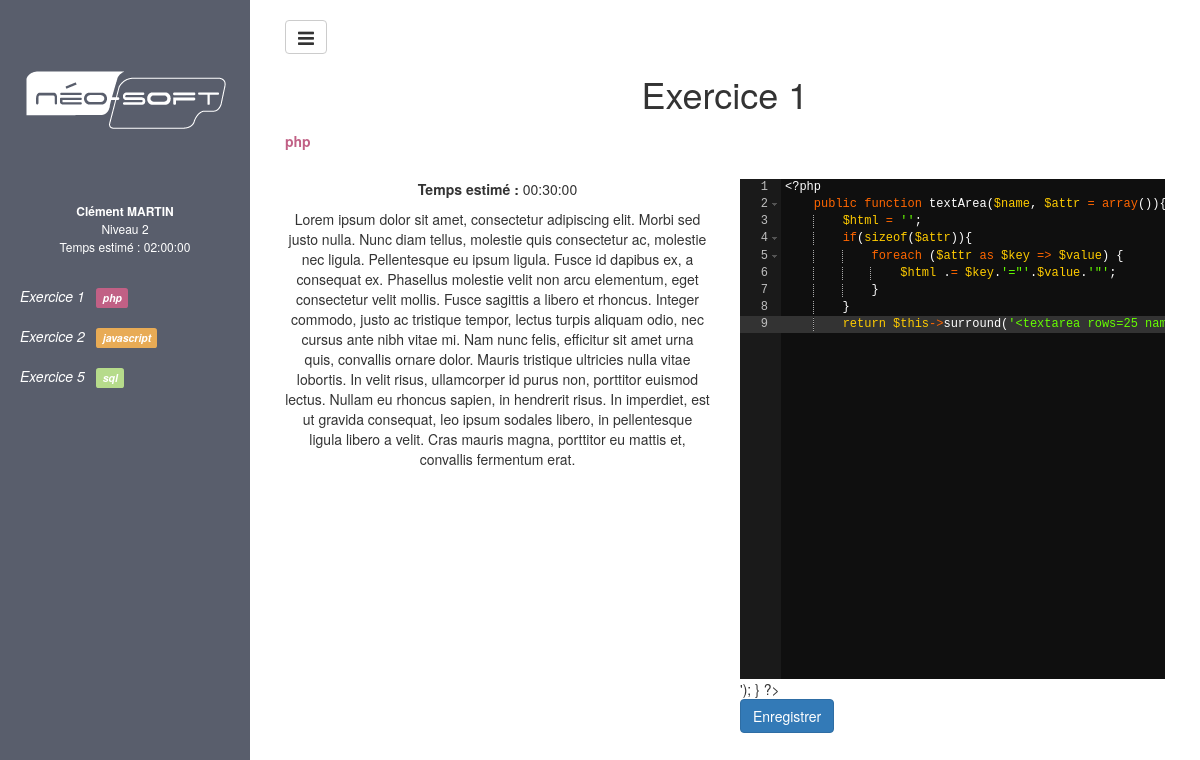
Screenshot of /?p=exercise&test_id=1&exercise_id=1 (signed in) with the database file from the repository.
### tables this page shows
CREATE TABLE IF NOT EXISTS `Developer` (
  `id` int(10) unsigned NOT NULL AUTO_INCREMENT,
  `lastName` varchar(255) NOT NULL,
  `firstName` varchar(255) NOT NULL,
  `username` varchar(255) NOT NULL,
  `password` varchar(255) NOT NULL,
  `id_test` int(11) NOT NULL,
  PRIMARY KEY (`id`)
);

CREATE TABLE IF NOT EXISTS `Level` (
  `id` int(50) unsigned NOT NULL AUTO_INCREMENT,
  `label` varchar(255) NOT NULL,
  PRIMARY KEY (`id`)
);

CREATE TABLE IF NOT EXISTS `Exercise` (
  `id` int(50) unsigned NOT NULL AUTO_INCREMENT,
  `time` time NOT NULL,
  `id_language` int(11) NOT NULL,
  `title` varchar(255) NOT NULL,
  `detail` longtext NOT NULL,
  PRIMARY KEY (`id`)
);

CREATE TABLE IF NOT EXISTS `Language` (
  `id` int(50) unsigned NOT NULL AUTO_INCREMENT,
  `label` varchar(255) NOT NULL,
  PRIMARY KEY (`id`)
);

CREATE TABLE IF NOT EXISTS `Response` (
  `id` int(10) unsigned NOT NULL AUTO_INCREMENT,
  `content` longtext NOT NULL,
  `id_exercise` int(11) NOT NULL,
  `id_developer` int(11) NOT NULL,
  PRIMARY KEY (`id`),
  KEY `exercise` (`id_exercise`),
  KEY `developer` (`id_developer`),
  KEY `exercise_2` (`id_exercise`)
);

### app/Autoloader.php (called while the page is built, shortened)
<?php
class Autoloader{
    static function autoload($class){
        if(strpos($class, __NAMESPACE__.'\\') === 0){
            $class = str_replace(__NAMESPACE__.'\\', '', $class);
            $class = str_replace('\\', '/', $class);
        }
    }
}

### app/App.php (called while the page is built, shortened)
<?php
class App {
    private static $database;
    public static function getDB(){
        if( self::$database === null){
            self::$database = new Database(self::DB_NAME, self::DB_USER, self::DB_PASS, self::DB_HOST);
        }
        return self::$database;
    }
}

### app/Table/DBAuth.php (called while the page is built, shortened)
<?php
class DBAuth {
    public function logged(){
        return isset($_SESSION['auth']);
    }
}

### controller/exercise.php (called while the page is built, shortened)
<?php
$developer_id = $_SESSION['auth'];
$developer = App\Table\Developer::find($developer_id);
$exercise_id = $_GET['exercise_id'];
$exercise = App\Table\Exercise::find($exercise_id);
$test_id = $_GET['test_id'];
$test = App\Table\Test::find($test_id);
$response = App\Table\Response::findOneBy(array('id_developer' => $developer->getId(), 'id_exercise' => $exercise_id));
$form = new \App\Form('Response_form', $response);
include_once '../vue/template/exercise.php';

### app/Table/Table.php (called while the page is built, shortened)
<?php
class Table {
    protected static $table;
    public static function find($id){
        $parameters = ['id' => $id];
        $statement = 'SELECT * FROM '.static::$table.' WHERE id = :id ';
        $result = App::getDB()->prepare($statement, static::class, $parameters);
        return $result[0];
    }
    public static function findBy($parameters = []){
        $statement = 'SELECT * FROM '.static::$table;
        $i = 0;
        foreach ($parameters as $key => $value) {
            if($i == 0) {
                $statement .= ' WHERE '.$key.' = :'.$key;
            }
            else {
                $statement .= ' AND '.$key.' = :'.$key;
            }
            $i++;
        }
        $results = App::getDB()->prepare($statement, static::class, $parameters);
        return $results;
    }
    public static function findOneBy($parameters = []){
        $results = self::findBy($parameters);
        return (sizeof($results)) ? $results[0] : NULL;
    }
}

### app/Database.php (called while the page is built, shortened)
<?php
class Database{
    private $db_name;
    private $db_user;
    private $db_pass;
    private $db_host;
    public function __construct($db_name, $db_user = 'root', $db_pass = 'amc56', $db_host = 'localhost'){
        $this->db_name = $db_name;
        $this->db_user = $db_user;
        $this->db_pass = $db_pass;
        $this->db_host = $db_host;
    }
    private function getPDO(){
        $pdo = new PDO('mysql:dbname='.$this->db_name.';host='.$this->db_host, $this->db_user, $this->db_pass, array(PDO::MYSQL_ATTR_INIT_COMMAND => "SET NAMES utf8"));
        $pdo->setAttribute(\PDO::ATTR_ERRMODE, \PDO::ERRMODE_EXCEPTION);
        return $pdo;
    }
    public function prepare($statement, $className, $parameters = [], $execute = false){
        $req = $this->getPDO()->prepare($statement);
        if(sizeof($parameters)){
            $req->execute($parameters);
        }
        return ($execute == false) ? $req->fetchAll(\PDO::FETCH_CLASS, $className) : true;
    }
}

### app/Table/Developer.php (called while the page is built, shortened)
<?php
class Developer extends Table{
    private $id;
    private $firstName;
    private $lastName;
    public function getId(){
        return $this->id;
    }
    public function getFirstName(){
        return $this->firstName;
    }
    public function getLastName(){
        return $this->lastName;
    }
}

### app/Table/Test.php (called while the page is built, shortened)
<?php
class Test extends Table{
    private $id;
    private $level;
    private $totalTime;
    protected static $table = 'Test';
    public function getId(){
        return $this->id;
    }
    public function getLevel(){
        if(property_exists($this, 'id_level') && $this->level == NULL) {
            $this->level = Level::find($this->id_level);
        }
        return $this->level;
    }
    public function getExercises(){
        $parameters = ['id' => $this->id];
        $statement = '
            SELECT Exercise.id, Exercise.title, Exercise.detail, Exercise.time, Exercise.id_language
            FROM  Exercise
            JOIN Asso_Test_Exercise ON Exercise.id = Asso_Test_Exercise.id_exercise
            JOIN Test ON Asso_Test_Exercise.id_test = Test.id
            WHERE Test.id = :id
        ';
        $results = App::getDB()->prepare($statement, Exercise::class, $parameters);
        return $results;
    }
    public function getTotalTime() {
        return $this->totalTime;
    }
    public static function find($id){
        $parameters = ['id' => $id];
        $statement = '
            SELECT Test.id, Test.detail, Test.id_level, SEC_TO_TIME(SUM(TIME_TO_SEC(Exercise.time))) AS totalTime
            FROM '.static::$table.'
            JOIN Asso_Test_Exercise ON Test.id = Asso_Test_Exercise.id_test
            JOIN Exercise ON Asso_Test_Exercise.id_exercise = Exercise.id
            WHERE Test.id = :id
        ';
        $result = App::getDB()->prepare($statement, static::class, $parameters);
        return $result[0];
    }
}

### app/Table/Level.php (called while the page is built, shortened)
<?php
class Level extends Table{
    private $label;
    public function getLabel(){
        return $this->label;
    }
}

### app/Table/Exercise.php (called while the page is built, shortened)
<?php
class Exercise extends Table{
    private $id;
    private $title;
    private $detail;
    private $time;
    private $language;
    public function getId(){
        return $this->id;
    }
    public function getTitle(){
        return $this->title;
    }
    public function getDetail(){
        return $this->detail;
    }
    public function getTime(){
        return $this->time;
    }
    public function getLanguage(){
        if(property_exists($this, 'id_language') && $this->language == NULL){
            $this->language = Language::find($this->id_language);
        }
        return $this->language;
    }
}

### app/Table/Language.php (called while the page is built, shortened)
<?php
class Language extends Table{
    private $label;
    public function getLabel(){
        return $this->label;
    }
}

### app/Table/Response.php (called while the page is built, shortened)
<?php
class Response extends Table{
    private $content;
    public function getContent(){
        return $this->content;
    }
}

### vue/template/exercise.php (the view, shortened to what this page needs)
<!DOCTYPE html>
<html lang="fr">
<head>
    <link href="//maxcdn.bootstrapcdn.com/bootstrap/3.3.1/css/bootstrap.min.css" rel="stylesheet">
    <link rel="stylesheet" href="css/font-awesome/css/font-awesome.min.css">
    <link rel="stylesheet" href="css/style.css">
</head>
<body>
    <div id="wrapper">
        <div id="sidebar-wrapper">
            <ul class="sidebar-nav">
                <li class="sidebar-brand">
                    <a href="#">
                        <img src="images/Logo-NEO-SOFT.png" alt="Neo Soft" class="sidebar-brand-logo"/>
                    </a>
                </li>
                <li class="sidebar-small-info" >
                    <a href="#">
                        <strong><?php echo $developer->getFirstName(); ?>  <?php echo $developer->getLastName()?></strong><br/>
                        <?php echo $test->getLevel()->getLabel();?><br/>
                        Temps estimé : <?php echo $test->getTotalTime(); ?>
                    </a>
                </li>
                <?php foreach ($test->getExercises() as $testExercise): ?>
                    <li>
                        <a href="?p=exercise&test_id=<?php echo $test->getId(); ?>&exercise_id=<?php echo $testExercise->getId(); ?>">
                            <i>
                                <?php echo $testExercise->getTitle(); ?>
                                &nbsp;&nbsp;<span class="label label-<?php echo $testExercise->getLanguage()->getLabel();?>"><?php echo $testExercise->getLanguage()->getLabel(); ?></span>
                            </i>
                        </a>
                    </li>
                <?php endforeach; ?>
            </ul>
        </div>
        <div id="page-content-wrapper">
            <div class="container-fluid">
                <div class="row">
                    <div class="col-lg-12">
                        <a href="#menu-toggle" class="btn btn-default" id="menu-toggle"><i class="fa fa-lg fa-bars"></i> </a>
                        <h1><?php echo $exercise->getTitle();?></h1>
                        <h2 class="title-<?php echo $exercise->getLanguage()->getLabel();?>"><?php echo $exercise->getLanguage()->getLabel();?></h2>
                    </div>
                    <div class="col-md-6 col-sm-12 mg-top-20">
                        <p><strong>Temps estimé : </strong><?php echo $exercise->getTime();?></p>
                        <p><?php echo $exercise->getDetail();?></p>
                    </div>
                    <div class="col-md-6 col-sm-12 mg-top-20">
                        <form action="#" method="post">
                            <?php echo $form->textArea('content', array('class' => 'code')); ?>
                            <?php echo $form->submit(); ?>
                        </form>
                    </div>
                    <div class="col-xs-12 mg-top-20">
                    </div>
                </div>
            </div>
        </div>
    </div>
</body>
</html>

### public/index.php (shortened to what this page needs)
<?php
require '../app/Autoloader.php';
if(isset($_GET['p'])){
    $p = $_GET['p'];
} else {
    $p = 'login';
}
$auth = new App\Table\DBAuth(\App\App::getDB());
if($auth->logged()){
    require '../controller/'.$p.'.php';
}
else {
    require '../controller/login.php';
}

### app/Form.php (shortened to what this page needs)
<?php
class Form {
    private $data;
    private $name;
    public $surround = 'div';
    private $entity;
    public function __construct($name, Table $entity = NULL){
        $this->name = $name;
        $this->entity = $entity;
    }
    private function surround($html){
        return '<'.$this->surround.'>'.$html.'</'.$this->surround.'>';
    }
    public function getValue($index){
        if($this->entity != NULL) {
            $method = 'get' . ucfirst($index);
            return $this->entity->$method();
        }
        else if($this->data != NULL) {
            return $this->data[$index];
        }
        else NULL;
    }
    public function textArea($name, $attr = array()){
        $html = '';
        if(sizeof($attr)){
            foreach ($attr as $key => $value) {
                $html .= $key.'="'.$value.'"';
            }
        }
        return $this->surround('<textarea rows=25 name="'.$this->name.'['.$name.']" '.$html.'>'.$this->getValue($name).'</textarea>');
    }
    public function submit($attr = array()){
        $html = '';
        return $this->surround('<button type="submit" class="btn btn-primary" '.$html.'>Enregistrer</button>');
    }
}

### public/css/style.css (style rules this page uses)
.mg-top-20 { margin-top: 20px; }
#wrapper { padding-left: 0; -webkit-transition: all 0.5s ease; -moz-transition: all 0.5s ease; -o-transition: all 0.5s ease; transition: all 0.5s ease; }
#sidebar-wrapper { z-index: 1000; position: fixed; left: 250px; width: 0; height: 100%; margin-left: -250px; overflow-y: auto; background: #595e6c; -webkit-transition: all 0.5s ease; -moz-transition: all 0.5s ease; -o-transition: all 0.5s ease; transition: all 0.5s ease; }
#page-content-wrapper { width: 100%; position: absolute; padding: 15px; }
.sidebar-nav { position: absolute; top: 0; width: 250px; margin: 0; padding: 0; list-style: none; }
.sidebar-nav li { text-indent: 20px; line-height: 40px; }
.sidebar-nav li a { display: block; text-decoration: none; color: #ffffff; }
.sidebar-nav > .sidebar-brand { font-size: 18px; line-height: 60px; }
.sidebar-nav > .sidebar-brand, .sidebar-nav > .sidebar-small-info { text-align: center; text-indent: 0; }
.sidebar-nav > .sidebar-small-info { font-size: 12px; line-height: 18px; margin: 0 0 20px; }
.sidebar-nav > .sidebar-brand a, .sidebar-nav > .sidebar-small-info a { color: #ffffff; }
.col-xs-12 .mg-top-20, h1, p { text-align: center; }
@media (min-width:768px) { #wrapper { padding-left: 250px; } }
@media (min-width:768px) { #sidebar-wrapper { width: 250px; } }
@media (min-width:768px) { #page-content-wrapper { padding: 20px; position: relative; } }
.label-php { background-color: #c16085; }
.label-sql { background-color: #b6db8b; }
.label-javascript { background-color: #e8ab55; }
.title-php { color: #c16085; font-weight: bold; font-size: 1em; }

### rows the page displays
developer: firstName "Clément", lastName "MARTIN"
level: label "Niveau 2"
exercise: title "Exercice 1", id_language.label "php", time "00:30:00", detail "Lorem ipsum dolor sit amet, consectetur adipiscing elit. Morbi sed justo nulla. Nunc diam tellus, molestie quis consectetur ac, molestie nec ligula. Pellentesque eu ipsum ligula. Fusce id dapibus ex, a consequat ex. Phasellus molestie velit non arcu elementum, eget consectetur velit mollis. Fusce sagittis a libero et rhoncus. Integer commodo, justo ac tristique tempor, lectus turpis aliquam odio, nec cursus ante nibh vitae mi. Nam nunc felis, efficitur sit amet urna quis, convallis ornare dolor. Mauris tristique ultricies nulla vitae lobortis. In velit risus, ullamcorper id purus non, porttitor euismod lectus. Nullam eu rhoncus sapien, in hendrerit risus. In imperdiet, est ut gravida…"
exercise: title "Exercice 2", id_language.label "javascript"
exercise: title "Exercice 5", id_language.label "sql"
language: label "php"
response: content "'); } ?>"

### other values shown
$test->getTotalTime() "02:00:00"
